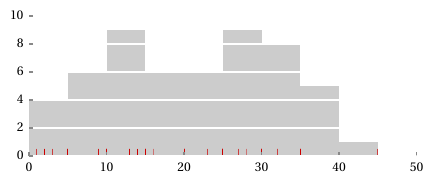

Source code (Python):
#!/usr/bin/env python3.4

import numpy as np
import matplotlib
import matplotlib.pyplot as plt
import matplotlib.ticker as ticker
from matplotlib import rcParams

rcParams['figure.figsize']      = (5, 1.75)
rcParams['text.usetex']         = True
rcParams['text.latex.preamble'] = [r"\usepackage{fourier}", r"\usepackage[T1]{fontenc}"]
rcParams['font.family']         = 'serif'
rcParams['font.serif']          = ['Utopia']
rcParams['font.weight']         = 'normal'
rcParams['font.size']           = 11
rcParams['xtick.labelsize']     = rcParams['ytick.labelsize'] = 10
rcParams['ytick.major.width']   = rcParams['xtick.major.width'] = 1
rcParams['ytick.major.size']    = rcParams['xtick.major.size'] = 3
rcParams['patch.facecolor']     = "#cccccc"
rcParams['patch.linewidth']     = 0

# Data straight from the spreadsheet.
data = [5, 10,  32,  35,  25,  15,  45,  16,  25,  30,  25,  10,  20,  5,
        23,  30,  30,  20,  9,  2,  30,  2,  3,  32,  25,  35,  20,  20,  10,
        28,  13,  1,  15,  13,  9,  5,  35,  25,  10,  35,  30,  30,  20,
        25,  25,  5,  10,  15,  13,  15,  15,  35,  27,  14, 25]

# Set up axes.
plt.xlim(0, 50)
plt.ylim(0, 10)

# Histogram.
plt.hist(data, bins=np.linspace(0, 45, 10), facecolor="#cccccc")

# Rugplot.
plt.gca().plot(data, [0.25]*len(data), '|', color='#cc0000')

# Remove the plot frame lines.
for spine in ['top', 'bottom', 'left', 'right']:
    plt.gca().spines[spine].set_visible(False)

# Get rid of excess lines and make grid lines lighter in color.
plt.gca().tick_params(color='#888888')
plt.gca().yaxis.grid(True, color='#ffffff', linewidth=1, linestyle='solid')
plt.gca().yaxis.set_ticks_position('left')
plt.gca().xaxis.set_ticks_position('bottom')

plt.savefig('histogram-years.pdf', bbox_inches='tight')
